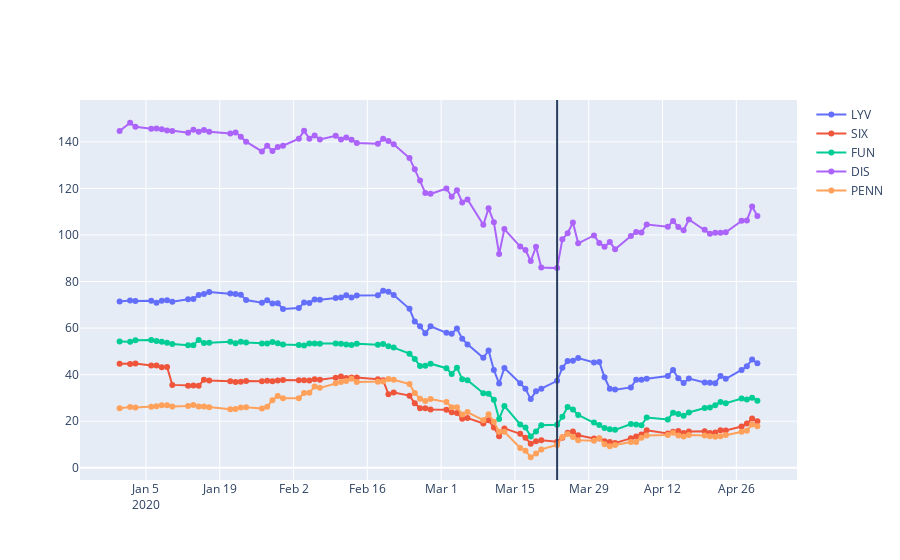

The code cell stored with this chart in its notebook:
### Code cell
# Entertainment industry
plot_f(stock['LYV'],stock['SIX'],stock['FUN'],stock['DIS'],stock['PENN'])
entertainment = df_f(stock['LYV'],stock['SIX'],stock['FUN'],stock['DIS'],stock['PENN'])
entertainment
